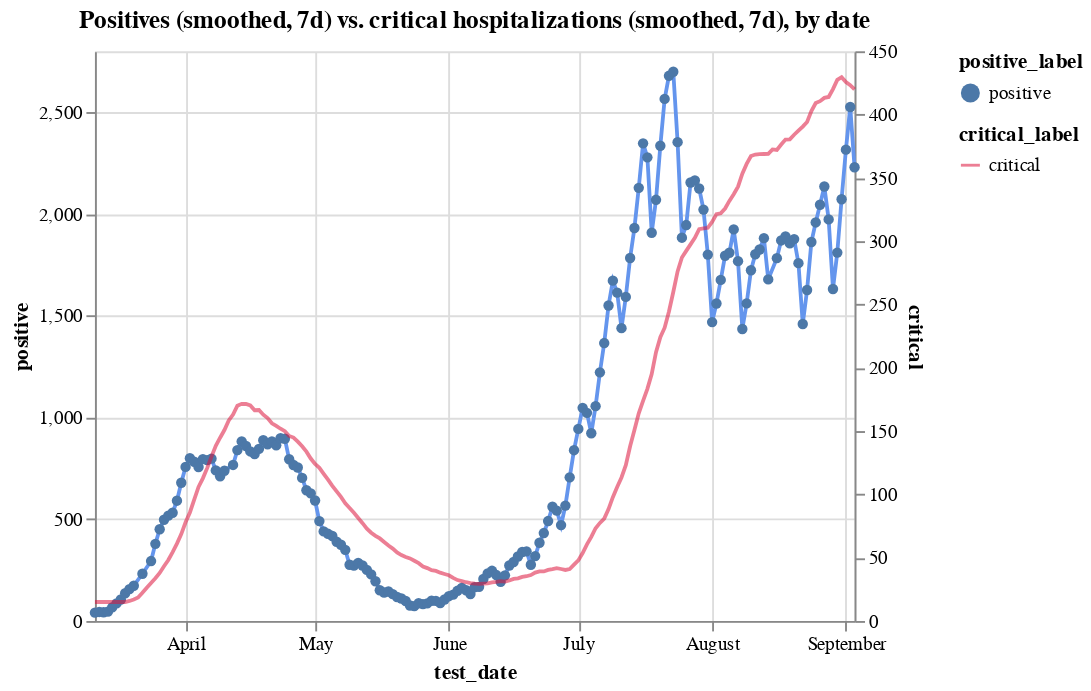

Write notebook code for a chart like this one.
### Code cell
c1 = alt.Chart(hos_and_rate[hos_and_rate.positive_rate<0.12]
               .assign(positive = lambda x: x.positive.ewm(span=7).mean())
               .assign(positive_label ='positive')).mark_line(color='cornflowerblue').encode(
    x='test_date',
    y='positive',
    tooltip=['test_date', 'positive'],
    shape='positive_label'
)
c2 = alt.Chart(hos_and_rate
               .assign(critical_label='critical')
               .assign(critical = lambda x: x.critical.ewm(span=7).mean())
              ).mark_line(color='crimson').encode(
    x='test_date',
    y='critical',
    tooltip=['test_date', 'critical'],
    opacity='critical_label'
)


alt.layer(c1, c2).resolve_scale(y='independent').properties(title='Positives (smoothed, 7d) vs. critical hospitalizations (smoothed, 7d), by date')

### Figure 1 — Vega-Lite specification as saved in the notebook (floating-point values rounded to 4 significant figures; data arrays with more than 128 entries replaced by an {"elided": "..."} marker saying what was removed)
{"config": {"view": {"continuousWidth": 400, "continuousHeight": 300}}, "layer": [{"data": {"name": "data-56d4d4957b51c7b4bf6be90a83162c3c"}, "mark": {"type": "line", "color": "cornflowerblue"}, "encoding": {"shape": {"type": "nominal", "field": "positive_label"}, "tooltip": [{"type": "temporal", "field": "test_date"}, {"type": "quantitative", "field": "positive"}], "x": {"type": "temporal", "field": "test_date"}, "y": {"type": "quantitative", "field": "positive"}}}, {"data": {"name": "data-95301c71f820e6030638dbb002b62f3f"}, "mark": {"type": "line", "color": "crimson"}, "encoding": {"opacity": {"type": "nominal", "field": "critical_label"}, "tooltip": [{"type": "temporal", "field": "test_date"}, {"type": "quantitative", "field": "critical"}], "x": {"type": "temporal", "field": "test_date"}, "y": {"type": "quantitative", "field": "critical"}}}], "resolve": {"scale": {"y": "independent"}}, "title": "Positives (smoothed, 7d) vs. critical hospitalizations (smoothed, 7d), by date", "$schema": "https://vega.github.io/schema/vega-lite/v4.8.1.json", "datasets": {"data-56d4d4957b51c7b4bf6be90a83162c3c": {"elided": "173 records"}, "data-95301c71f820e6030638dbb002b62f3f": {"elided": "177 records"}}}
